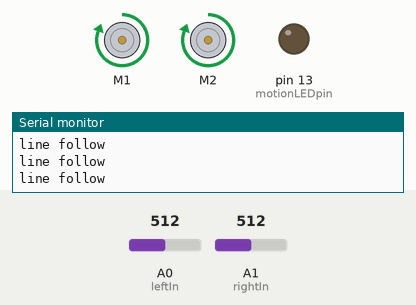
Recording of a sketch running on a simulated Arduino Uno, built with avr-gcc and run on an emulated ATmega328P. Parts: 2 × DC motor (green arrow = forward, orange = backward, longer = faster), output pins drawn as LEDs (lit = HIGH), the last lines printed to the serial monitor. The inputs (shaded band) are chosen by the test bench; at power-on: A0 (leftIn) = 512, A1 (rightIn) = 512.

Above: at 4.2 s.
4.3 s: A0 (leftIn) set to 839
5.8 s: A0 (leftIn) set to 860
At 7.0 s:
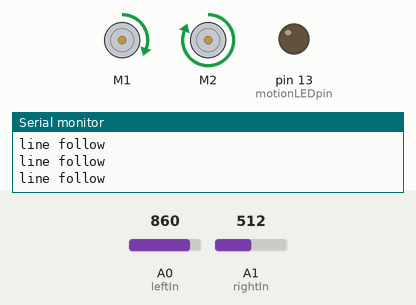
7.3 s: A1 (rightIn) set to 834
8.8 s: A1 (rightIn) set to 859
At 10.4 s:
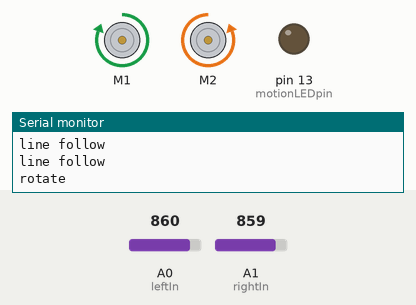
11.8 s: A0 (leftIn) set to 840
At 12.4 s:
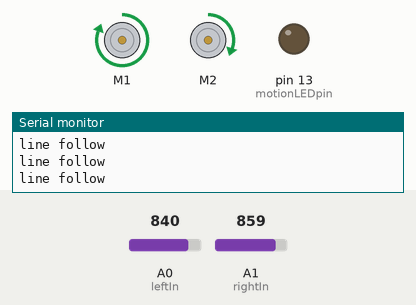
13.3 s: A0 (leftIn) set to 900
At 13.8 s:
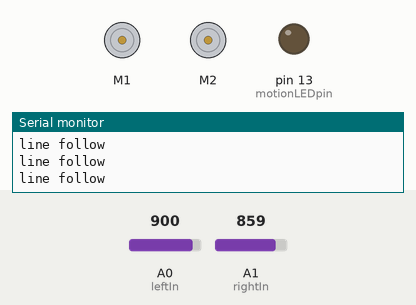
Timing chart, 0 to 15.8 s (numbered marks = the images above; inputs shaded):
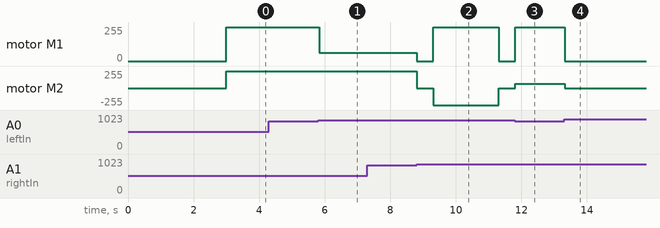

Measured:
- the behaviour switches between 849 and 850 on A0 (leftIn) (found by bisection; images 0 and 1)
- the behaviour switches between 849 and 850 on A1 (rightIn) (found by bisection; images 1 and 2)
- after the input at 5.8 s, motor M1: forward 255/255 → forward 63/255 at once
- after the input at 8.8 s, motor M1: forward 63/255 → stopped at once, → forward 255/255 0.50 s later, → stopped 2.0 s later; motor M2: forward 255/255 → stopped at once, → backward 255/255 0.50 s later, → stopped 2.0 s later
- after the input at 11.8 s, motor M1: stopped → forward 255/255 at once; motor M2: stopped → forward 63/255 at once
- after the input at 13.3 s, motor M1: forward 255/255 → stopped at once; motor M2: forward 63/255 → stopped at once

The sketch:

rotate_180_test.ino
```cpp
#include <Wire.h>
#include <Adafruit_MotorShield.h>
#include "utility/Adafruit_MS_PWMServoDriver.h"

// Pin assigments
#define leftIn A0  // left IR sensor
#define rightIn A1  // right IR sensor
#define distanceSensorPin A2
#define echoPin 2  // ultrasonic sensor I
#define triggerPin 3  // ultrasonic sensor II
#define courseLEDpin 1
#define fineLEDpin 0
#define pushButtonPin 7
#define motionLEDpin 13

// Motor setup
Adafruit_MotorShield AFMS = Adafruit_MotorShield();
Adafruit_DCMotor *motor1 = AFMS.getMotor(1);
Adafruit_DCMotor *motor2 = AFMS.getMotor(2);

// Flags, state variables
int junctionCounter = 0;
bool IfRotate = false;
bool IsOffLine = false;

//Parameters
const float motorSpeed = 255; // Adjust motor speed here
const int duration = 1000;


void setup()
{
    AFMS.begin();
    pinMode(motionLEDpin, OUTPUT);
    pinMode(leftIn, INPUT);
    pinMode(rightIn, INPUT);

    Serial.begin(9600);
    Serial.println("Ready!");
    delay(3000);
}


/******************************** MAIN PROGRAM ********************************/
void loop()
{
    //left sensor state
    int LineSensor1;
    //right sensor state
    int LineSensor2;
    //sets left LineSensor1 to high if on tape, else Low
    if(analogRead(leftIn)>=850){
        LineSensor1 = HIGH;
    }
    else {
        LineSensor1 = LOW;
    }
    //sets right LineSensor2 to high if on tape, else Low
    if(analogRead(rightIn)>=850){
        LineSensor2 = HIGH;
    }
    else {
        LineSensor2 = LOW;
    }
    if (IfRotate == true) {
        Serial.println("rotate");
        if (IsOffLine==false){
            rotate_right(motorSpeed);
            delay(2000);
            IsOffLine = true;
            Serial.println("offline");
        }
        else{
            if (LineSensor2==LOW){
                rotate_right(motorSpeed);

            }
            else if (LineSensor2==HIGH){
                stop();
                IfRotate=false;
            }
        }

    }
    else{
        Serial.println("line follow");
        line_follow(LineSensor1,LineSensor2);
    }
}

/******************************** MOVEMENT FUNCTIONS ********************************/
void forwards(int speed)
{
    motor1->setSpeed(speed);
    motor2->setSpeed(speed);
    motor1->run(FORWARD);
    motor2->run(FORWARD);
}

void backwards(int speed)
{
    motor1->setSpeed(speed);
    motor2->setSpeed(speed);
    motor1->run(BACKWARD);
    motor2->run(BACKWARD);
}

void turn_right_forwards(int speed_high, int speed_low)
{
    motor1->setSpeed(speed_high);
    motor2->setSpeed(speed_low);
    motor1->run(FORWARD);
    motor2->run(FORWARD);
}

void turn_left_forwards(int speed_high, int speed_low)
{
    motor1->setSpeed(speed_low);
    motor2->setSpeed(speed_high);
    motor1->run(FORWARD);
    motor2->run(FORWARD);
}

void rotate_right(int speed)
{
    motor1->setSpeed(speed);
    motor2->setSpeed(speed);
    motor1->run(FORWARD);
    motor2->run(BACKWARD);
}

void rotate_left(int speed)
{
    motor1->setSpeed(speed);
    motor2->setSpeed(speed);
    motor1->run(BACKWARD);
    motor2->run(FORWARD);
}

void stop()
{
    motor1->setSpeed(0);
    motor2->setSpeed(0);
    motor1->run(RELEASE);
    motor2->run(RELEASE);
}

/******************************** LINE FOLLOWING ALGORITHM ********************************/
void line_follow(int LineSensor1,int LineSensor2)
{
    if ((LineSensor1 == LOW) && (LineSensor2 == LOW))
    {
        forwards(motorSpeed);
    }
    else if ((LineSensor1 == LOW) && (LineSensor2 == HIGH))
    {
        turn_right_forwards(motorSpeed, motorSpeed / 4);
    }
    else if ((LineSensor1 == HIGH) && (LineSensor2 == LOW))
    {
        turn_left_forwards(motorSpeed, motorSpeed / 4);
    }
    else if ((LineSensor1 == HIGH) && (LineSensor2 == HIGH))
    {
        stop();
        delay(500);
        IfRotate = true;
    }
}
```
